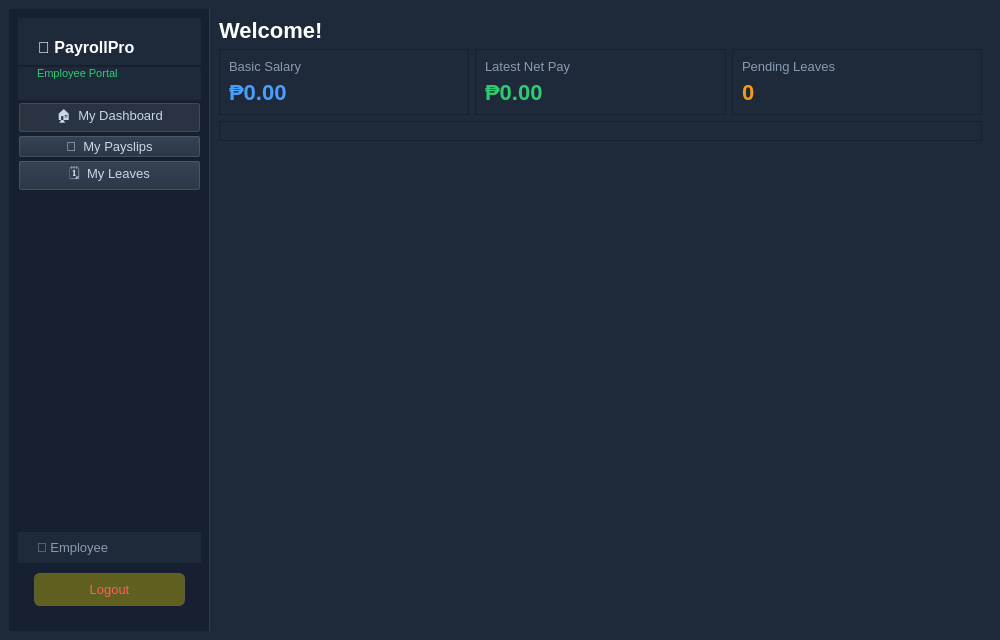
<?xml version="1.0" encoding="UTF-8"?>
<ui version="4.0">
 <class>EmployeeDashboard</class>
 <widget class="QMainWindow" name="EmployeeDashboard">
  <property name="geometry">
   <rect>
    <x>0</x>
    <y>0</y>
    <width>1000</width>
    <height>640</height>
   </rect>
  </property>
  <property name="windowTitle">
   <string>Employee Dashboard – Payroll System</string>
  </property>
  <property name="styleSheet">
   <string>
    QMainWindow,QWidget { background-color:#1e2a3a; color:#c8d6e5; font-size:13px; }
    QFrame#sidebar { background-color:#162031; border-right:1px solid #2a3d55; min-width:200px; max-width:200px; }
    QLabel#appTitle { color:#ffffff; font-size:16px; font-weight:bold; padding:20px 16px 8px 16px; }
    QLabel#appSub   { color:#2ecc71; font-size:11px; padding:0 16px 20px 16px; }
    QPushButton.navBtn { background:transparent; color:#8a9bb0; border:none; border-radius:6px; text-align:left; padding:10px 16px; font-size:13px; }
    QPushButton.navBtn:hover  { background:#1e2a3a; color:#ffffff; }
    QPushButton.navBtn:checked{ background:#4a9eff20; color:#4a9eff; border-left:3px solid #4a9eff; }
    QFrame.infoCard { background:#253447; border-radius:10px; }
    QPushButton#btnLogout { background:#ff5f5f20; color:#ff5f5f; border:1px solid #ff5f5f40; border-radius:6px; padding:8px 16px; }
    QPushButton#btnLogout:hover { background:#ff5f5f40; }
   </string>
  </property>
  <widget class="QWidget" name="centralwidget">
   <layout class="QHBoxLayout" name="mainLayout">
    <property name="spacing">
     <number>0</number>
    </property>
    <property name="contentsMargins" stdset="0">
     <number>0</number>
    </property>
    <item>
     <widget class="QFrame" name="sidebar">
      <layout class="QVBoxLayout" name="sideLayout">
       <property name="spacing">
        <number>2</number>
       </property>
       <property name="contentsMargins" stdset="0">
        <number>0</number>
       </property>
       <item>
        <widget class="QLabel" name="appTitle">
         <property name="text">
          <string>💼 PayrollPro</string>
         </property>
        </widget>
       </item>
       <item>
        <widget class="QLabel" name="appSub">
         <property name="text">
          <string>Employee Portal</string>
         </property>
        </widget>
       </item>
       <item>
        <widget class="QPushButton" name="btnNavHome">
         <property name="text">
          <string>🏠  My Dashboard</string>
         </property>
         <property name="checkable">
          <bool>true</bool>
         </property>
         <property name="checked">
          <bool>true</bool>
         </property>
        </widget>
       </item>
       <item>
        <widget class="QPushButton" name="btnNavPayslip">
         <property name="text">
          <string>🧾  My Payslips</string>
         </property>
         <property name="checkable">
          <bool>true</bool>
         </property>
        </widget>
       </item>
       <item>
        <widget class="QPushButton" name="btnNavLeave">
         <property name="text">
          <string>🗓  My Leaves</string>
         </property>
         <property name="checkable">
          <bool>true</bool>
         </property>
        </widget>
       </item>
       <item>
        <spacer>
         <property name="orientation">
          <enum>Qt::Vertical</enum>
         </property>
         <property name="sizeHint" stdset="0">
          <size>
           <width>0</width>
           <height>0</height>
          </size>
         </property>
        </spacer>
       </item>
       <item>
        <widget class="QLabel" name="lblUser">
         <property name="styleSheet">
          <string>color:#8a9bb0;padding:8px 16px;</string>
         </property>
         <property name="text">
          <string>👤 Employee</string>
         </property>
        </widget>
       </item>
       <item>
        <widget class="QPushButton" name="btnLogout">
         <property name="styleSheet">
          <string>margin:8px 16px 16px 16px;</string>
         </property>
         <property name="text">
          <string>Logout</string>
         </property>
        </widget>
       </item>
      </layout>
     </widget>
    </item>
    <item>
     <widget class="QStackedWidget" name="stackedWidget">
      <widget class="QWidget" name="pageHome">
       <layout class="QVBoxLayout">
        <property name="contentsMargins" stdset="0">
         <number>24</number>
        </property>
        <item>
         <widget class="QLabel" name="lblWelcome">
          <property name="styleSheet">
           <string>font-size:22px;font-weight:bold;color:#fff;</string>
          </property>
          <property name="text">
           <string>Welcome!</string>
          </property>
         </widget>
        </item>
        <item>
         <layout class="QHBoxLayout">
          <item>
           <widget class="QFrame" name="cardBasic">
            <property name="frameShape">
             <enum>QFrame::StyledPanel</enum>
            </property>
            <layout class="QVBoxLayout">
             <item>
              <widget class="QLabel" name="label">
               <property name="styleSheet">
                <string>color:#8a9bb0;</string>
               </property>
               <property name="text">
                <string>Basic Salary</string>
               </property>
              </widget>
             </item>
             <item>
              <widget class="QLabel" name="lblBasic">
               <property name="styleSheet">
                <string>color:#4a9eff;font-size:22px;font-weight:bold;</string>
               </property>
               <property name="text">
                <string>₱0.00</string>
               </property>
              </widget>
             </item>
            </layout>
           </widget>
          </item>
          <item>
           <widget class="QFrame" name="cardNet">
            <property name="frameShape">
             <enum>QFrame::StyledPanel</enum>
            </property>
            <layout class="QVBoxLayout">
             <item>
              <widget class="QLabel" name="label">
               <property name="styleSheet">
                <string>color:#8a9bb0;</string>
               </property>
               <property name="text">
                <string>Latest Net Pay</string>
               </property>
              </widget>
             </item>
             <item>
              <widget class="QLabel" name="lblNet">
               <property name="styleSheet">
                <string>color:#2ecc71;font-size:22px;font-weight:bold;</string>
               </property>
               <property name="text">
                <string>₱0.00</string>
               </property>
              </widget>
             </item>
            </layout>
           </widget>
          </item>
          <item>
           <widget class="QFrame" name="cardLeave">
            <property name="frameShape">
             <enum>QFrame::StyledPanel</enum>
            </property>
            <layout class="QVBoxLayout">
             <item>
              <widget class="QLabel" name="label">
               <property name="styleSheet">
                <string>color:#8a9bb0;</string>
               </property>
               <property name="text">
                <string>Pending Leaves</string>
               </property>
              </widget>
             </item>
             <item>
              <widget class="QLabel" name="lblLeave">
               <property name="styleSheet">
                <string>color:#f39c12;font-size:22px;font-weight:bold;</string>
               </property>
               <property name="text">
                <string>0</string>
               </property>
              </widget>
             </item>
            </layout>
           </widget>
          </item>
         </layout>
        </item>
        <item>
         <widget class="QFrame" name="cardInfo">
          <property name="frameShape">
           <enum>QFrame::StyledPanel</enum>
          </property>
          <layout class="QFormLayout" name="infoForm">
           <property name="horizontalSpacing">
            <number>12</number>
           </property>
           <property name="verticalSpacing">
            <number>12</number>
           </property>
           <property name="contentsMargins" stdset="0">
            <number>20</number>
           </property>
          </layout>
         </widget>
        </item>
        <item>
         <spacer>
          <property name="orientation">
           <enum>Qt::Vertical</enum>
          </property>
          <property name="sizeHint" stdset="0">
           <size>
            <width>0</width>
            <height>0</height>
           </size>
          </property>
         </spacer>
        </item>
       </layout>
      </widget>
      <widget class="QWidget" name="pagePayslip"/>
      <widget class="QWidget" name="pageLeave"/>
     </widget>
    </item>
   </layout>
  </widget>
 </widget>
 <resources/>
 <connections/>
</ui>
